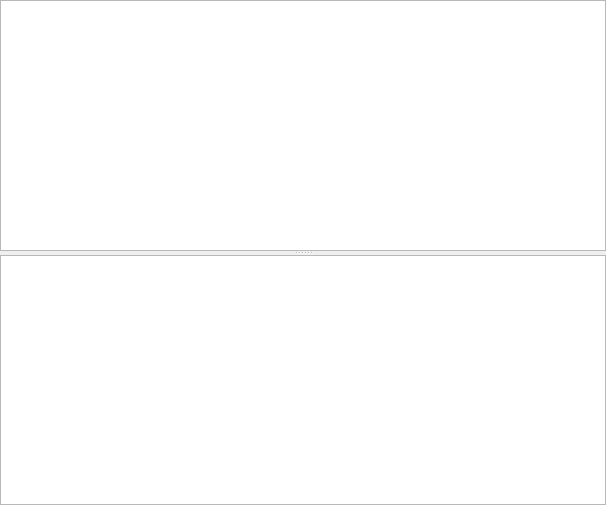
<?xml version="1.0" encoding="UTF-8"?>
<ui version="4.0">
 <class>HistoryViewWidget</class>
 <widget class="QWidget" name="HistoryViewWidget">
  <property name="geometry">
   <rect>
    <x>0</x>
    <y>0</y>
    <width>606</width>
    <height>505</height>
   </rect>
  </property>
  <property name="windowTitle">
   <string>Overview</string>
  </property>
  <property name="windowIcon">
   <iconset theme="git-overview"/>
  </property>
  <layout class="QVBoxLayout" name="verticalLayout">
   <property name="leftMargin">
    <number>0</number>
   </property>
   <property name="topMargin">
    <number>0</number>
   </property>
   <property name="rightMargin">
    <number>0</number>
   </property>
   <property name="bottomMargin">
    <number>0</number>
   </property>
   <item>
    <widget class="QSplitter" name="splitter">
     <property name="orientation">
      <enum>Qt::Vertical</enum>
     </property>
     <widget class="QTreeView" name="treeViewHistory">
      <property name="contextMenuPolicy">
       <enum>Qt::CustomContextMenu</enum>
      </property>
      <property name="rootIsDecorated">
       <bool>false</bool>
      </property>
     </widget>
     <widget class="LogDetailsWidget" name="textBrowser">
      <property name="openLinks">
       <bool>false</bool>
      </property>
     </widget>
    </widget>
   </item>
  </layout>
 </widget>
 <customwidgets>
  <customwidget>
   <class>LogDetailsWidget</class>
   <extends>QTextBrowser</extends>
   <header>widgets/logdetailswidget.h</header>
  </customwidget>
 </customwidgets>
 <resources/>
 <connections/>
</ui>
